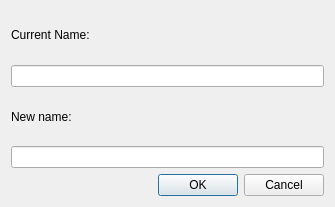
<?xml version="1.0" encoding="UTF-8"?>
<ui version="4.0">
 <class>QVRenameDialog</class>
 <widget class="QDialog" name="QVRenameDialog">
  <property name="geometry">
   <rect>
    <x>0</x>
    <y>0</y>
    <width>335</width>
    <height>207</height>
   </rect>
  </property>
  <property name="windowTitle">
   <string>Rename</string>
  </property>
  <layout class="QGridLayout" name="gridLayout">
   <item row="0" column="0">
    <layout class="QVBoxLayout" name="verticalLayout">
     <item>
      <widget class="QLabel" name="currentNameLabel">
       <property name="text">
        <string>Current Name:</string>
       </property>
      </widget>
     </item>
     <item>
      <widget class="QLineEdit" name="currentNameLE">
       <property name="readOnly">
        <bool>true</bool>
       </property>
      </widget>
     </item>
    </layout>
   </item>
   <item row="1" column="0">
    <layout class="QVBoxLayout" name="verticalLayout_2">
     <item>
      <widget class="QLabel" name="newNameLabel">
       <property name="text">
        <string>New name:</string>
       </property>
      </widget>
     </item>
     <item>
      <widget class="QLineEdit" name="newNameLE"/>
     </item>
    </layout>
   </item>
   <item row="2" column="0">
    <widget class="QDialogButtonBox" name="buttonBox">
     <property name="orientation">
      <enum>Qt::Horizontal</enum>
     </property>
     <property name="standardButtons">
      <set>QDialogButtonBox::Cancel|QDialogButtonBox::Ok</set>
     </property>
    </widget>
   </item>
  </layout>
 </widget>
 <resources/>
 <connections>
  <connection>
   <sender>buttonBox</sender>
   <signal>accepted()</signal>
   <receiver>QVRenameDialog</receiver>
   <slot>accept()</slot>
   <hints>
    <hint type="sourcelabel">
     <x>248</x>
     <y>254</y>
    </hint>
    <hint type="destinationlabel">
     <x>157</x>
     <y>274</y>
    </hint>
   </hints>
  </connection>
  <connection>
   <sender>buttonBox</sender>
   <signal>rejected()</signal>
   <receiver>QVRenameDialog</receiver>
   <slot>reject()</slot>
   <hints>
    <hint type="sourcelabel">
     <x>316</x>
     <y>260</y>
    </hint>
    <hint type="destinationlabel">
     <x>286</x>
     <y>274</y>
    </hint>
   </hints>
  </connection>
 </connections>
</ui>
